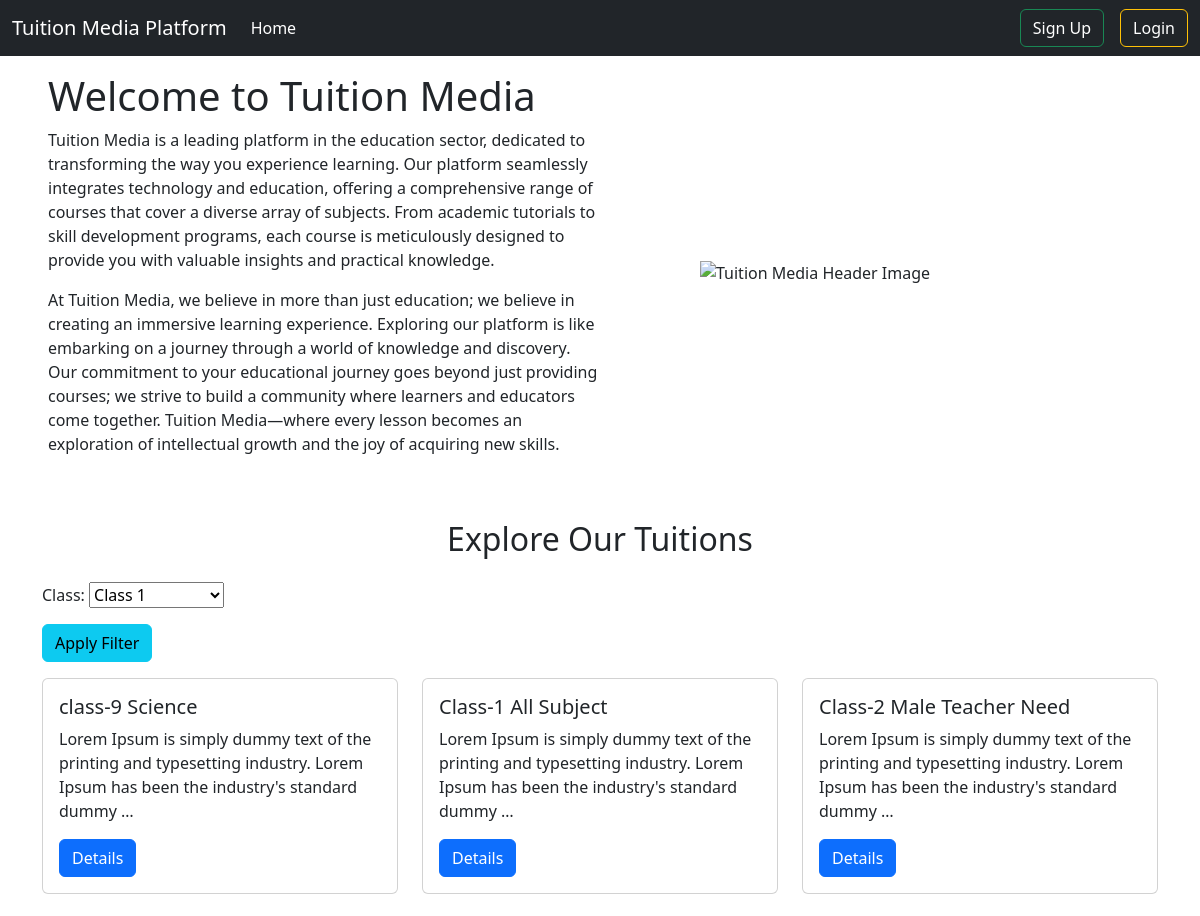
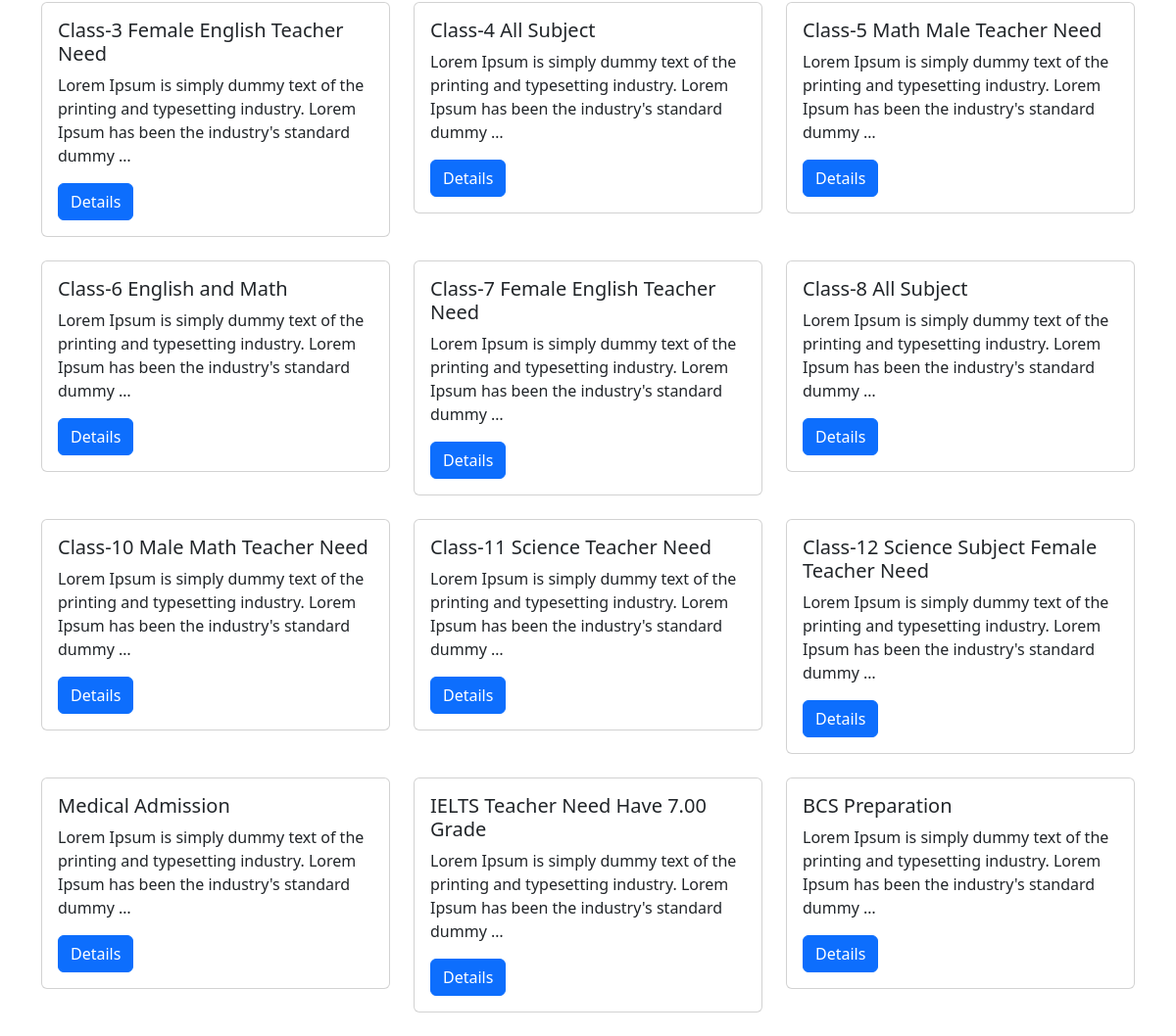
The page / on the database its author committed (2 pictures, top to bottom).
### tuitions/models.py (models this page shows, shortened)
class Tuition(models.Model):
    admin = models.ForeignKey(User, on_delete=models.CASCADE)
    title = models.CharField(max_length=200)
    description = models.TextField()
    subjects = models.CharField(max_length=1000, null=False, verbose_name='Subjects')
    type = models.CharField(max_length=200, null=False, verbose_name='Type')
    grade = models.CharField(max_length=200, null=False, verbose_name='Class', choices=CLASS_CHOICES)
    gender = models.CharField(max_length=10, choices=GENDER_TYPE)
    pref_gender = models.CharField(max_length=20, choices=GENDER_TYPE, verbose_name='Preferred Gender')
    student_count = models.IntegerField(verbose_name='Student Count')
    teaching_time = models.CharField(max_length=200, verbose_name='Teaching Time')
    days_per_week = models.IntegerField(null=False, verbose_name='How many days a week')
    location = models.CharField(max_length=1000, null=False, verbose_name='Location')
    monthly_salary = models.IntegerField(null=False, verbose_name='Monthly Salary')
    availability = models.BooleanField(default=True)

### tuition_media/views.py (the view)
# urls.py: path('', HomePageView.as_view(), name='homepage'),
class HomePageView(TemplateView):
    template_name = 'home.html'
    def get_context_data(self, **kwargs):
        context = super().get_context_data(**kwargs)
        tuitions = Tuition.objects.all()
        filter_form = TuitionFilterForm(self.request.GET)
        if filter_form.is_valid():
            tuitions = filter_form.filter_tuitions(tuitions)
        context['tuitions'] = tuitions
        context['filter_form'] = filter_form
        return context

### tuitions/forms.py
class TuitionFilterForm(forms.Form):
    grade = forms.ChoiceField(choices=CLASS_CHOICES, required=False, label='Class')
    def filter_tuitions(self, tuitions):
        if self.cleaned_data['grade']:
            tuitions = tuitions.filter(grade=self.cleaned_data['grade'])
        return tuitions

### templates/home.html
{% extends 'base.html' %}
{% load static %}
{% block content %}
<div class="d-flex flex-wrap px-5 pt-3 align-items-center">
  <div class="col-6">
    <h1>Welcome to Tuition Media</h1>
    <p>Tuition Media is a leading platform in the education sector, dedicated to transforming the way you experience learning. Our platform seamlessly integrates technology and education, offering a comprehensive range of courses that cover a diverse array of subjects. From academic tutorials to skill development programs, each course is meticulously designed to provide you with valuable insights and practical knowledge.</p>
    <p>At Tuition Media, we believe in more than just education; we believe in creating an immersive learning experience. Exploring our platform is like embarking on a journey through a world of knowledge and discovery. Our commitment to your educational journey goes beyond just providing courses; we strive to build a community where learners and educators come together. Tuition Media—where every lesson becomes an exploration of intellectual growth and the joy of acquiring new skills.</p>
  </div>
  <div class="col-6">
    <img style="width: 80%; margin-left: 100px;" src="{% static 'header.jpeg' %}" alt="Tuition Media Header Image" />
  </div>
</div>
<div class="container mt-5">
  <h2 class="text-center mb-4">Explore Our Tuitions</h2>
  <form method="get" class="mb-3">
    {{ filter_form.as_p }}
    <button type="submit" class="btn btn-info">Apply Filter</button>
  </form>
  <div class="row">
    {% for tuition in tuitions %}
      <div class="col-md-4 mb-4">
        <div class="card">
          <div class="card-body">
            <h5 class="card-title">{{ tuition.title }}</h5>
            <p class="card-text">{{ tuition.description|truncatewords:20 }}</p>
            <a href="{% url 'tuitions:tuition-detail' pk=tuition.id %}" class="btn btn-primary">Details</a>
          </div>
        </div>
      </div>
    {% endfor %}
  </div>
</div>
{% endblock %}

### rows shown on the page
Tuition: title "class-9 Science", description "Lorem Ipsum is simply dummy text of the printing and typesetting industry. Lorem Ipsum has been the industry's standard dummy …"
Tuition: title "Class-1 All Subject", description "Lorem Ipsum is simply dummy text of the printing and typesetting industry. Lorem Ipsum has been the industry's standard dummy …"
Tuition: title "Class-2 Male Teacher Need", description "Lorem Ipsum is simply dummy text of the printing and typesetting industry. Lorem Ipsum has been the industry's standard dummy …"
Tuition: title "Class-3 Female English Teacher Need", description "Lorem Ipsum is simply dummy text of the printing and typesetting industry. Lorem Ipsum has been the industry's standard dummy …"
Tuition: title "Class-4 All Subject", description "Lorem Ipsum is simply dummy text of the printing and typesetting industry. Lorem Ipsum has been the industry's standard dummy …"
Tuition: title "Class-5 Math Male Teacher Need", description "Lorem Ipsum is simply dummy text of the printing and typesetting industry. Lorem Ipsum has been the industry's standard dummy …"
Tuition: title "Class-6 English and Math", description "Lorem Ipsum is simply dummy text of the printing and typesetting industry. Lorem Ipsum has been the industry's standard dummy …"
Tuition: title "Class-7 Female English Teacher Need", description "Lorem Ipsum is simply dummy text of the printing and typesetting industry. Lorem Ipsum has been the industry's standard dummy …"
Tuition: title "Class-8 All Subject", description "Lorem Ipsum is simply dummy text of the printing and typesetting industry. Lorem Ipsum has been the industry's standard dummy …"
Tuition: title "Class-10 Male Math Teacher Need", description "Lorem Ipsum is simply dummy text of the printing and typesetting industry. Lorem Ipsum has been the industry's standard dummy …"
Tuition: title "Class-11 Science Teacher Need", description "Lorem Ipsum is simply dummy text of the printing and typesetting industry. Lorem Ipsum has been the industry's standard dummy …"
Tuition: title "Class-12 Science Subject Female Teacher Need", description "Lorem Ipsum is simply dummy text of the printing and typesetting industry. Lorem Ipsum has been the industry's standard dummy …"
Tuition: title "Medical Admission", description "Lorem Ipsum is simply dummy text of the printing and typesetting industry. Lorem Ipsum has been the industry's standard dummy …"
Tuition: title "IELTS Teacher Need Have 7.00 Grade", description "Lorem Ipsum is simply dummy text of the printing and typesetting industry. Lorem Ipsum has been the industry's standard dummy …"
Tuition: title "BCS Preparation", description "Lorem Ipsum is simply dummy text of the printing and typesetting industry. Lorem Ipsum has been the industry's standard dummy …"
